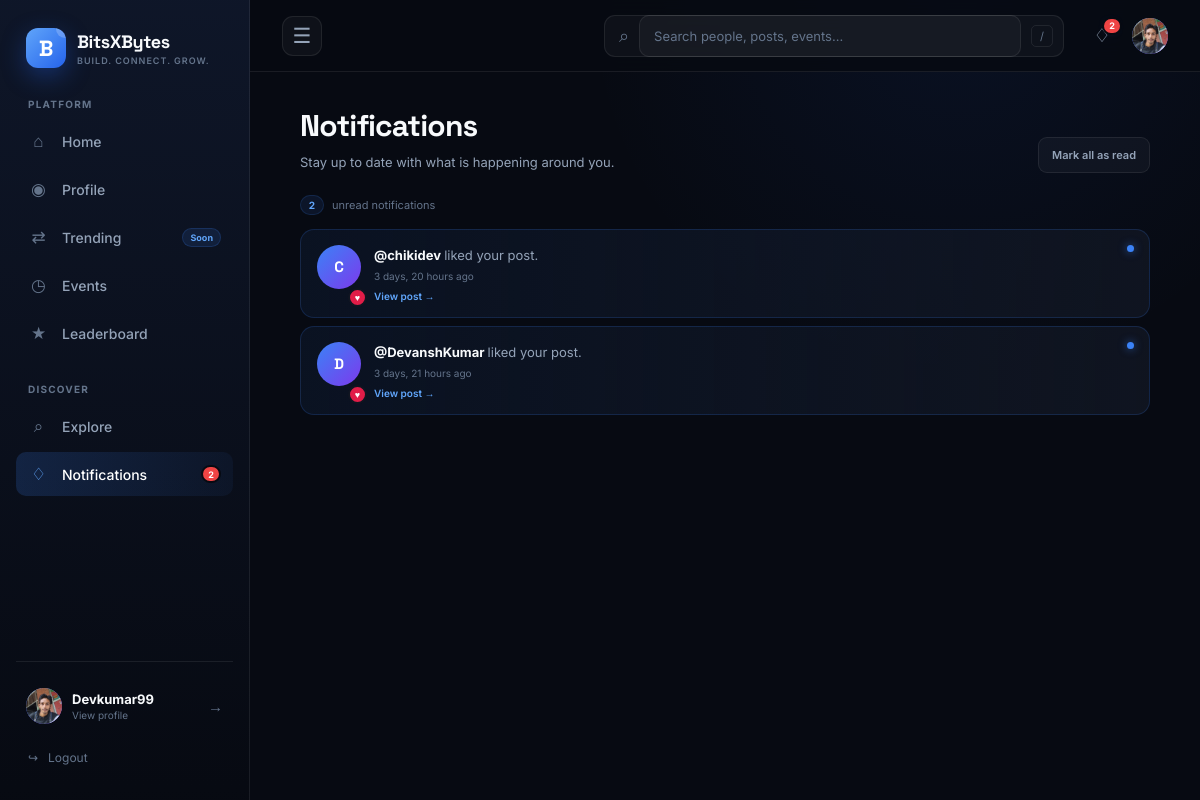
The page /notifications/ (signed in) on the database its author committed.
### users/models.py (models this page shows)
class User(AbstractUser):
    email = models.EmailField(
        unique=True
    )

### profiles/models.py (models this page shows, shortened)
class Profile(models.Model):
    user = models.OneToOneField(
        settings.AUTH_USER_MODEL,
        on_delete=models.CASCADE,
        related_name='profile'
    )
    avatar = models.ImageField(
        upload_to='avatars/',
        blank=True,
        null=True
    )
    bio = models.TextField(
        max_length=500,
        blank=True
    )
    college = models.CharField(
        max_length=150,
        blank=True
    )
    course = models.CharField(
        max_length=100,
        blank=True
    )
    year = models.PositiveSmallIntegerField(
        blank=True,
        null=True
    )
    skills = models.CharField(
        max_length=500,
        blank=True
    )
    interests = models.CharField(
        max_length=500,
        blank=True
    )
    github = models.URLField(
        blank=True
    )
    linkedin = models.URLField(
        blank=True
    )
    created_at = models.DateTimeField(
        auto_now_add=True
    )
    updated_at = models.DateTimeField(
        auto_now=True
    )

### notifications/models.py (models this page shows, shortened)
class Notification(models.Model):
    class NotificationType(models.TextChoices):
        LIKE = "like", "Like"
        COMMENT = "comment", "Comment"
        REPOST = "repost", "Repost"
        HANDSHAKE_RECEIVED = (
            "handshake_received",
            "Handshake Received"
        )
        HANDSHAKE_ACCEPTED = (
            "handshake_accepted",
            "Handshake Accepted"
        )
    recipient = models.ForeignKey(
        settings.AUTH_USER_MODEL,
        on_delete=models.CASCADE,
        related_name="notifications"
    )
    actor = models.ForeignKey(
        settings.AUTH_USER_MODEL,
        on_delete=models.CASCADE,
        related_name="notifications_created"
    )
    notification_type = models.CharField(
        max_length=40,
        choices=NotificationType.choices
    )
    post = models.ForeignKey(
        "posts.Post",
        on_delete=models.CASCADE,
        null=True,
        blank=True,
        related_name="notifications"
    )
    handshake = models.ForeignKey(
        "handshake.Handshake",
        on_delete=models.CASCADE,
        null=True,
        blank=True,
        related_name="notifications"
    )
    comment = models.ForeignKey(
        "posts.Comment",
        on_delete=models.CASCADE,
        null=True,
        blank=True,
        related_name="notifications"
    )
    message = models.CharField(
        max_length=255,
        blank=True
    )
    is_read = models.BooleanField(
        default=False
    )
    created_at = models.DateTimeField(
        auto_now_add=True
    )
    class Meta:
        ordering = ["-created_at"]

### notifications/views.py (the view)
@login_required
def notification_list(request):
    notifications = (
        Notification.objects
        .filter(recipient=request.user)
        .select_related(
            "actor",
            "post",
            "handshake",
            "comment"
        )
        .order_by("-created_at")
    )
    unread_count = notifications.filter(
        is_read=False
    ).count()
    return render(
        request,
        "notifications/list.html",
        {
            "notifications": notifications,
            "unread_count": unread_count,
        }
    )

### templates/notifications/list.html (shortened to what this page needs)
{% extends "base.html" %}
{% block content %}
<div class="notifications-page">
    <div class="notifications-header">
        <div>
            <h1 class="notifications-title">
                Notifications
            </h1>
            <p class="notifications-subtitle">
                Stay up to date with what is happening around you.
            </p>
        </div>
        {% if unread_count > 0 %}
            <button
                type="button"
                class="mark-all-button"
                id="mark-all-read"
            >
                Mark all as read
            </button>
        {% endif %}
    </div>
    <div class="notifications-summary">
        <span
            class="unread-badge"
            id="unread-count"
        >
            {{ unread_count }}
        </span>
        unread notification{{ unread_count|pluralize }}
    </div>
    {% if notifications %}
        <div class="notification-list">
            {% for notification in notifications %}
                <div
                    class="
                        notification-item
                        {% if not notification.is_read %}unread{% endif %}
                        notification-{{ notification.notification_type }}
                    "
                    id="notification-{{ notification.id }}"
                    data-notification-id="{{ notification.id }}"
                    data-read="{% if notification.is_read %}true{% else %}false{% endif %}"
                >
                    {% if not notification.is_read %}
                        <span
                            class="notification-unread-dot"
                            data-unread-dot
                        ></span>
                    {% endif %}
                    <a
                        href="{% url 'public_profile' notification.actor.username %}"
                        class="notification-avatar"
                    >
                        {% if notification.actor.profile.avatar %}
                            <img
                                src="{{ notification.actor.profile.avatar.url }}"
                                alt="{{ notification.actor.username }}"
                            >
                        {% else %}
                            {{ notification.actor.username|first|upper }}
                        {% endif %}
                    </a>
                    <span class="notification-type-icon">
                        {% if notification.notification_type == "like" %}
                            ♥
                        {% elif notification.notification_type == "comment" %}
                            ◌
                        {% elif notification.notification_type == "repost" %}
                            ↻
                        {% elif notification.notification_type == "handshake_received" %}
                            🤝
                        {% elif notification.notification_type == "handshake_accepted" %}
                            ✓
                        {% else %}
                            •
                        {% endif %}
                    </span>
                    <div class="notification-content">
                        {% if notification.message %}
                            <div class="notification-message">
                                <strong>
                                    @{{ notification.actor.username }}
                                </strong>
                                {{ notification.message }}
                            </div>
                        {% endif %}
                        <div class="notification-time">
                            {{ notification.created_at|timesince }}
                            ago
                        </div>
                        {% if notification.post %}
                            <a
                                href="{% url 'feed' %}#post-{{ notification.post.id }}"
                                class="notification-action"
                                data-notification-target
                                style="
                                    margin-top: 8px;
                                    color: var(--blue-light);
                                    font-size: 10px;
                                    font-weight: 600;
                                "
                            >
                                View post →
                            </a>
                        {% endif %}
                    </div>
                </div>
            {% endfor %}
        </div>
    {% endif %}
</div>
{% endblock %}

### templates/base.html (shortened to what this page needs)
{% load static %}
<!DOCTYPE html>
<html lang="en">
<head>
</head>
<body>
<div class="app-shell">
    <aside class="sidebar" id="bxb-sidebar">
        <a
            href="{% url 'feed' %}"
            class="brand"
        >
            <div class="brand-mark">
                <span>
                    B
                </span>
            </div>
            <div class="brand-text">
                <span class="brand-name">
                    BitsXBytes
                </span>
                <span class="brand-tagline">
                    Build. Connect. Grow.
                </span>
            </div>
        </a>
        <nav class="sidebar-nav">
            <div class="nav-section">
                <span class="nav-section-title">
                    PLATFORM
                </span>
                <a
                    href="{% url 'feed' %}"
                    class="
                        nav-item
                    "
                >
                    <span class="nav-item-icon">
                        ⌂
                    </span>
                    <span class="nav-item-label">
                        Home
                    </span>
                </a>
                {% if user.is_authenticated %}
                <a
                    href="{% url 'my_profile' %}"
                    class="
                        nav-item
                    "
                >
                    <span class="nav-item-icon">
                        ◉
                    </span>
                    <span class="nav-item-label">
                        Profile
                    </span>
                </a>
                {% endif %}
                <a
                    href="#"
                    class="nav-item"
                >
                    <span class="nav-item-icon">
                        ⇄
                    </span>
                    <span class="nav-item-label">
                        Trending
                    </span>
                    <span class="nav-badge">
                        Soon
                    </span>
                </a>
                <a
                    href="#"
                    class="nav-item"
                >
                    <span class="nav-item-icon">
                        ◷
                    </span>
                    <span class="nav-item-label">
                        Events
                    </span>
                </a>
                <a
                    href="#"
                    class="nav-item"
                >
                    <span class="nav-item-icon">
                        ★
                    </span>
                    <span class="nav-item-label">
                        Leaderboard
                    </span>
                </a>
            </div>
            <div class="nav-section">
                <span class="nav-section-title">
                    DISCOVER
                </span>
                <a
                    href="#"
                    class="nav-item"
                >
                    <span class="nav-item-icon">
                        ⌕
                    </span>
                    <span class="nav-item-label">
                        Explore
                    </span>
                </a>
                {% if user.is_authenticated %}
                <a
                    href="{% url 'notification_list' %}"
                    class="
                        nav-item
                        {% if request.resolver_match.url_name == 'notification_list' %}
                            active
                        {% endif %}
                    "
                >
                    <span class="nav-item-icon">
                        ♢
                    </span>
                    <span class="nav-item-label">
                        Notifications
                    </span>
                    <span
                        class="notification-count-badge"
                        data-notification-badge
                    >
                    </span>
                </a>
                {% endif %}
            </div>
        </nav>
        <div class="sidebar-bottom">
            {% if user.is_authenticated %}
            <a
                href="{% url 'my_profile' %}"
                class="sidebar-user"
            >
                <div class="avatar avatar-small">
                    {% if user.profile.avatar %}
                        <img
                            src="{{ user.profile.avatar.url }}"
                            alt="{{ user.username }}"
                        >
                    {% else %}
                        <span>
                            {{ user.username|first|upper }}
                        </span>
                    {% endif %}
                </div>
                <div class="sidebar-user-info">
                    <strong>
                        {{ user.username }}
                    </strong>
                    <span>
                        View profile
                    </span>
                </div>
                <span class="sidebar-user-arrow">
                    →
                </span>
            </a>
            <a
                href="{% url 'logout' %}"
                class="logout-link"
            >
                <span>
                    ↪
                </span>
                <span class="logout-label">Logout</span>
            </a>
            {% endif %}
        </div>
    </aside>
    <div class="main-area">
        <header class="topbar">
            <div class="topbar-leading">
                <button
                    type="button"
                    class="sidebar-toggle desktop-sidebar-toggle"
                    id="sidebar-toggle"
                    aria-label="Collapse sidebar"
                    aria-controls="bxb-sidebar"
                    aria-expanded="true"
                    title="Collapse sidebar"
                >
                    <span aria-hidden="true">☰</span>
                </button>
            </div>
            <form
                class="topbar-search"
                action="{% url 'search' %}"
                method="get"
                autocomplete="off"
            >
                <span class="search-icon">
                    ⌕
                </span>
                <input
                    type="text"
                    name="q"
                    placeholder="Search people, posts, events..."
                    id="global-search-input"
                    autocomplete="off"
                    aria-label="Search BitsXBytes"
                    aria-expanded="false"
                    aria-controls="search-suggestions"
                >
                <span class="search-shortcut">
                    /
                </span>
            </form>
            <div class="topbar-actions">
                {% if user.is_authenticated %}
                <a
                    href="{% url 'notification_list' %}"
                    class="
                        topbar-icon-button
                        topbar-notification-link
                    "
                    title="Notifications"
                    aria-label="Notifications"
                >
                    ♢
                    <span
                        class="notification-count-badge"
                        data-notification-badge
                    >
                    </span>
                </a>
                <a
                    href="{% url 'my_profile' %}"
                    class="topbar-profile"
                    title="Profile"
                >
                    <div class="avatar avatar-small">
                        {% if user.profile.avatar %}
                            <img
                                src="{{ user.profile.avatar.url }}"
                                alt="{{ user.username }}"
                            >
                        {% else %}
                            <span>
                                {{ user.username|first|upper }}
                            </span>
                        {% endif %}
                    </div>
                </a>
                {% endif %}
            </div>
        </header>
        <main class="page-content">
            {% block content %}
            {% endblock %}
        </main>
    </div>
</div>
</body>
</html>

### rows shown on the page
User: profile.avatar (picture), username "Devkumar99"
Notification: is_read False (drawn), actor.username|first "C", actor.username "chikidev", message "liked your post.", created_at "3 days, 20 hours"
Notification: is_read False (drawn), actor.username|first "D", actor.username "DevanshKumar", message "liked your post.", created_at "3 days, 21 hours"

### other values the page prints
{{ unread_count }} "2"
